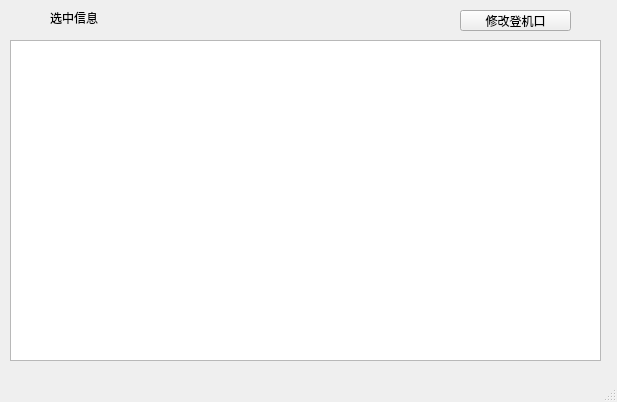
<?xml version="1.0" encoding="UTF-8"?>
<ui version="4.0">
 <class>ManOrder</class>  <!-- 将 MainWindow 改为 ManOrder -->
 <widget class="QMainWindow" name="ManOrder">  <!-- 将 MainWindow 改为 ManOrder -->
  <property name="geometry">
   <rect>
    <x>0</x>
    <y>0</y>
    <width>617</width>
    <height>402</height>
   </rect>
  </property>
  <property name="windowTitle">
   <string>ManOrder</string>  <!-- 将窗口标题改为 ManOrder -->
  </property>
  <widget class="QWidget" name="orderTabs">
   <widget class="QTableView" name="flightTableView">
    <property name="geometry">
     <rect>
      <x>10</x>
      <y>40</y>
      <width>591</width>
      <height>321</height>
     </rect>
    </property>
    <property name="selectionMode">
     <enum>QAbstractItemView::SelectionMode::SingleSelection</enum>
    </property>
    <property name="selectionBehavior">
     <enum>QAbstractItemView::SelectionBehavior::SelectRows</enum>
    </property>
   </widget>
   <widget class="QPushButton" name="changeGateButton">
    <property name="geometry">
     <rect>
      <x>460</x>
      <y>10</y>
      <width>111</width>
      <height>21</height>
     </rect>
    </property>
    <property name="text">
     <string>修改登机口</string>
    </property>
   </widget>
   <widget class="QLabel" name="selectedFlightLabel">
    <property name="geometry">
     <rect>
      <x>50</x>
      <y>10</y>
      <width>361</width>
      <height>16</height>
     </rect>
    </property>
    <property name="text">
     <string>选中信息</string>
    </property>
   </widget>
  </widget>
  <widget class="QMenuBar" name="menubar">
   <property name="geometry">
    <rect>
     <x>0</x>
     <y>0</y>
     <width>617</width>
     <height>18</height>
    </rect>
   </property>
  </widget>
  <widget class="QStatusBar" name="statusbar"/>
 </widget>
 <resources/>
 <connections/>
</ui>
